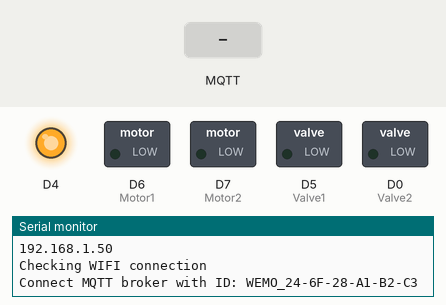
This sketch was run on a simulated ESP8266 (NodeMCU). Shown: switched loads named in the sketch (green lamp = pin HIGH), output pins drawn as LEDs (lit = HIGH, except the on-board LED, lit = LOW), the last lines printed to the serial monitor. The test bench sets the inputs (shaded band). WiFi joins after 1.5 s; servers stay silent unless stated; no MQTT or app messages arrive unless stated.

Above: at 2.7 s.
2.8 s: MQTT message "0" arrives on the first subscribed topic
At 3.7 s:
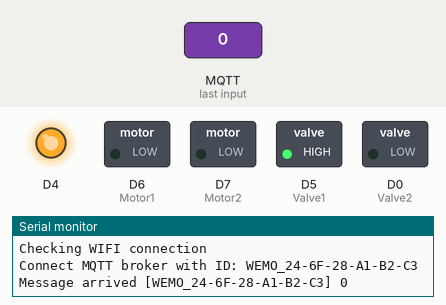
4.3 s: MQTT message "5" arrives on the first subscribed topic
At 4.9 s:
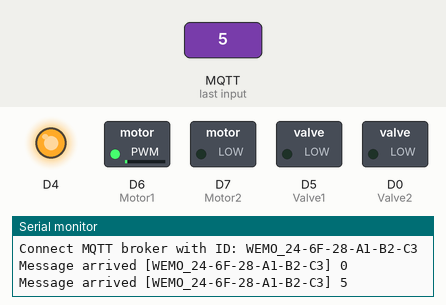
5.8 s: MQTT message "90" arrives on the first subscribed topic
At 7.0 s:
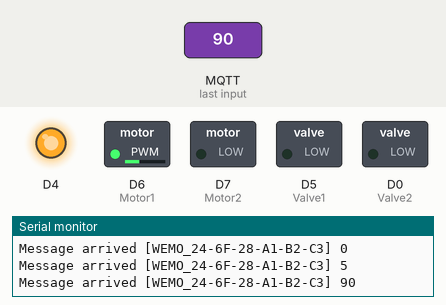
7.3 s: MQTT message "200" arrives on the first subscribed topic
At 8.4 s:
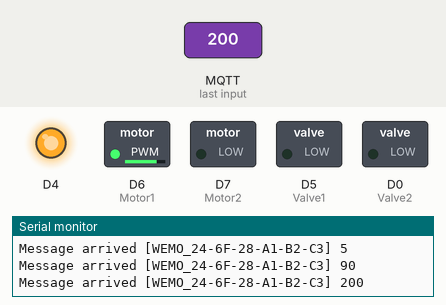
Timing chart, 0 to 9.8 s (numbered marks = the images above; inputs shaded):
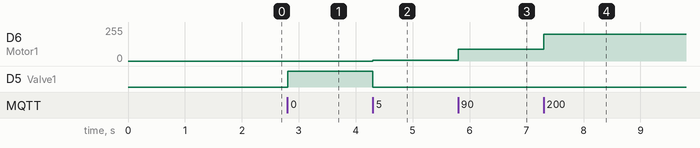

The sketch:

MQTT_Wemo_Mac_Identity.ino
```cpp
/*
  Basic ESP8266 MQTT example
  This sketch demonstrates the capabilities of the pubsub library in combination
  with the ESP8266 board/library.
  It connects to an MQTT server then:
  - publishes "hello world" to the topic "test/sensor" every 100 mili seconds
  - subscribes to the topic "test/command", printing out any messages
    it receives. NB - it assumes the received payloads are strings not binary
  - If the first character of the topic "test/command" is an 1, switch ON the ESP Led,
    else switch it off
  It will reconnect to the server if the connection is lost using a blocking
  reconnect function. See the 'mqtt_reconnect_nonblocking' example for how to
  achieve the same result without blocking the main loop.
  To install the ESP8266 board, (using Arduino 1.6.4+):
  - Add the following 3rd party board manager under "File -> Preferences -> Additional Boards Manager URLs":
       http://arduino.esp8266.com/stable/package_esp8266com_index.json
  - Open the "Tools -> Board -> Board Manager" and click install for the ESP8266"
  - Select your ESP8266 in "Tools -> Board"
*/

/*
  String M1_topic_in = String("test/command/Motor1");
  String M2_topic_in = String("test/command/Motor2");
  String LED_topic_in = String("test/command/LED");
  String Time_topic_out = String("test/sensor/Time");
*/
//special channel for testing
String Ping_topic = String("/test/test_smart_bag_devices");


// Pin for Motors
const int  Motor1  = D6;
const int  Motor2  = D7;
const int Valve1 = D5;
const int Valve2 = D0;
//const int LED = D5;

#include <ESP8266WiFi.h>
#include <PubSubClient.h>

WiFiClient espClient;
PubSubClient client(espClient);

char deviceId[50];
unsigned long lastMsg = 0;
#define MSG_BUFFER_SIZE  (50)
char msg[MSG_BUFFER_SIZE];
int current_pwm = 1;

// WIFI for SMART_BAG AP
/*
  const char* ssid = "SMART-BAG";
  const char* password = "12345678";
  const char* mqtt_server = "192.168.0.102";
  const int mqtt_port = 9000;
*/

/* WIFI at classroom
  const char* ssid = "danki";
  const char* password = "ki1314ki";
  const char* mqtt_server = "192.168.1.105";
  const int mqtt_port = 8080;
*/

//WIFI of nemo PHONE
const char* ssid_list[] = {"nemo_iPhone", "1000"};
const char* password_list[] = {"12345678", "10001000"};
const int ssid_len = 2;
const char* mqtt_server = "broker.emqx.io";
const int mqtt_port = 1883;


void setup_wifi() {

  delay(10);
  //We start by connecting to a WiFi network
  Serial.println();
  Serial.print("Connecting to ");
  //Serial.println(ssid);

  WiFi.mode(WIFI_STA);
  //WiFi.begin(ssid, password);

  while (WiFi.status() != WL_CONNECTED) {
    for (int ssid_cnt = 0; ssid_cnt < ssid_len; ssid_cnt++) {
      WiFi.begin(ssid_list[ssid_cnt], password_list[ssid_cnt]);
      Serial.printf("\n Connecting to %s\n", ssid_list[ssid_cnt]);
      for (int cnt = 0; cnt < 10 && WiFi.status() != WL_CONNECTED; cnt++) {
        delay(500);
        Serial.print(".");
      }

      if (WiFi.status() == WL_CONNECTED) {
        break;
      }
    }
  }


  randomSeed(micros());

  Serial.println("");
  Serial.println("WiFi connected");
  Serial.println("IP address: ");
  Serial.println(WiFi.localIP());
}

void callback(char* topic, byte* payload, unsigned int length) {
  String tp = String(topic);
  payload[length] = '\0';
  String pl = String((char*) payload);
  Serial.print("Message arrived [");
  Serial.print(topic);
  Serial.print("] ");
  for (int i = 0; i < length; i++) {
    Serial.print((char)payload[i]);
  }
  Serial.println();
  if (tp == String(deviceId)) {
    // 幫浦PWM控制
    current_pwm = pl.toInt();
    analogWrite(Motor1, current_pwm);
    analogWrite(Motor2, 0);
    //analogWrite(Valve1, current_pwm);
    //Serial.printf("PWM %d",current_pwm);
    //digitalWrite(Valve2, LOW);
    if (current_pwm == 0) {
      // 讓氣嘴接往洩氣口
      analogWrite(Valve1, 255);
      digitalWrite(Valve2, LOW);
    }
    else {
      // 讓氣嘴接往馬達幫浦
      analogWrite(Valve1, LOW);
      digitalWrite(Valve2, LOW);
    }

  }
  //Serial.println(current_pwm);
  else if (tp == Ping_topic) {
    //Serial.println('ping');
    if (pl == String("who_are_you")) {
      char message[50];
      sprintf(message, "%s %d", deviceId, current_pwm);
      client.publish(Ping_topic.c_str(), message);
    }
  }
}

void reconnect() {


  // Loop until we're reconnected
  while (!client.connected()) {
    Serial.printf("Checking WIFI connection\n");
    while (WiFi.status() != WL_CONNECTED) {
      for (int ssid_cnt = 0; ssid_cnt < ssid_len; ssid_cnt++) {
        WiFi.begin(ssid_list[ssid_cnt], password_list[ssid_cnt]);
        Serial.printf("\n Connecting to %s\n", ssid_list[ssid_cnt]);
        for (int cnt = 0; cnt < 10 && WiFi.status() != WL_CONNECTED; cnt++) {
          delay(500);
          Serial.print(".");
        }
        if (WiFi.status() == WL_CONNECTED) {
          break;
        }
      }
    }

    //Serial.print("Attempting MQTT connection...");
    Serial.printf("Connect MQTT broker with ID: %s\n", deviceId);

    // Attempt to connect
    if (client.connect(deviceId)) {
      // ... and resubscribe
      client.subscribe(deviceId);
      client.subscribe(Ping_topic.c_str());
    } else {
      Serial.print("failed, rc=");
      Serial.print(client.state());
      Serial.println(" try again in 0.2 seconds");
      // Wait 5 seconds before retrying
      delay(200);
    }
  }
}

void setup() {
  pinMode(BUILTIN_LED, OUTPUT);
  pinMode(Motor1, OUTPUT);
  pinMode(Motor2, OUTPUT);
  pinMode(Valve1, OUTPUT);
  pinMode(Valve2, OUTPUT);
  Serial.begin(9600);
  analogWriteFreq(100);

  // Create client ID based on device MacAdress
  uint8_t mac[WL_MAC_ADDR_LENGTH];
  WiFi.softAPmacAddress(mac);
  //char deviceId[50]; this variable is moved to global
  sprintf(deviceId, "%s_%02X-%02X-%02X-%02X-%02X-%02X", "WEMO"
          , mac[WL_MAC_ADDR_LENGTH - 6], mac[WL_MAC_ADDR_LENGTH - 5]
          , mac[WL_MAC_ADDR_LENGTH - 4], mac[WL_MAC_ADDR_LENGTH - 3]
          , mac[WL_MAC_ADDR_LENGTH - 2], mac[WL_MAC_ADDR_LENGTH - 1]);
  Serial.printf("Device ID: %s\n", deviceId);

  setup_wifi();
  client.setServer(mqtt_server, mqtt_port);
  client.setCallback(callback);
}

void loop() {

  if (!client.connected()) {
    reconnect();
  }
  client.loop();

  unsigned long now = millis();

  if (now - lastMsg > 3000) {
    lastMsg = now;
  }

}
```

Measured:
- after the input at 2.8 s, D5 (Valve1): LOW → HIGH at once
- after the input at 4.3 s, D6 (Motor1): 0/255 → 5/255 at once; D5 (Valve1): HIGH → LOW at once
- after the input at 5.8 s, D6 (Motor1): 5/255 → 90/255 at once
- after the input at 7.3 s, D6 (Motor1): 90/255 → 200/255 at once
